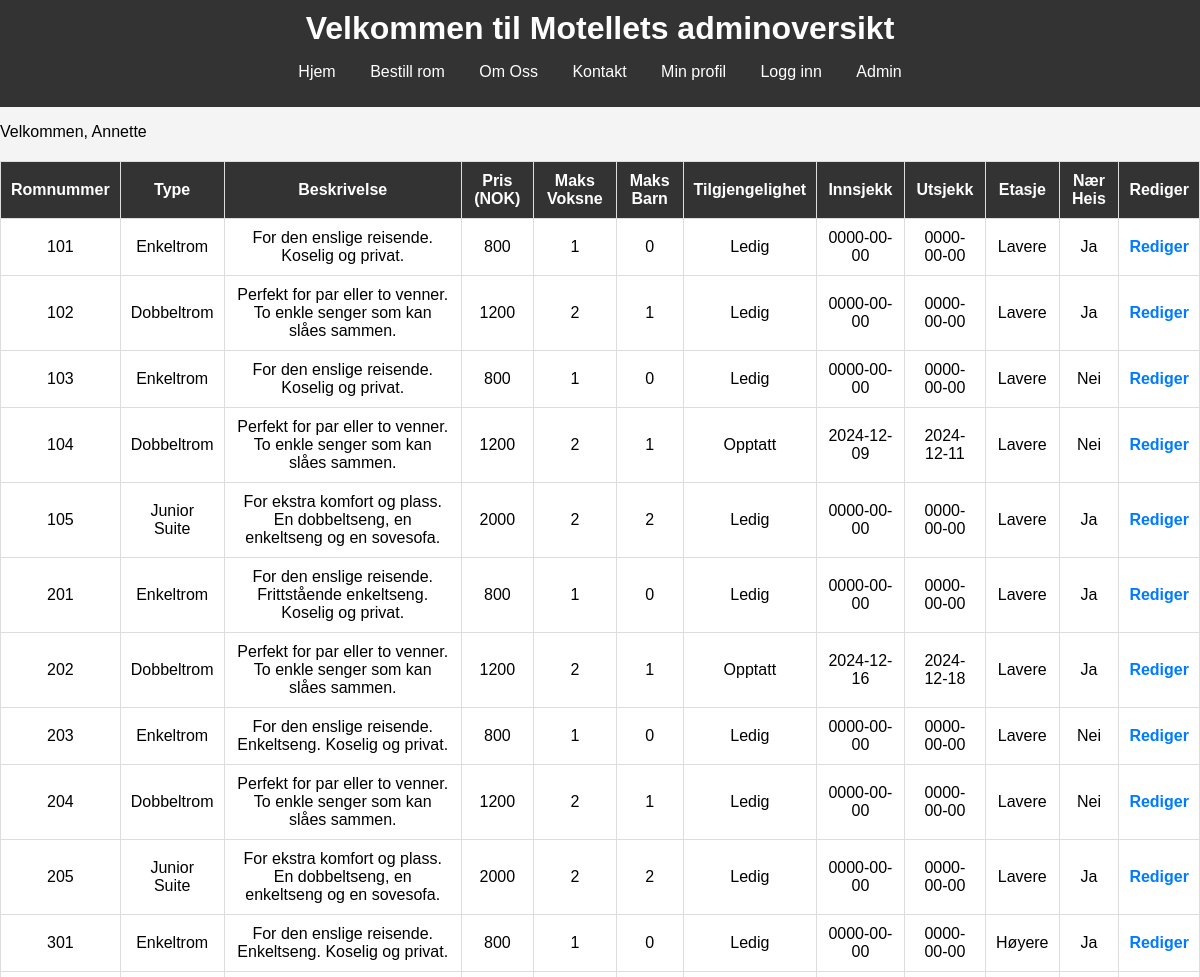
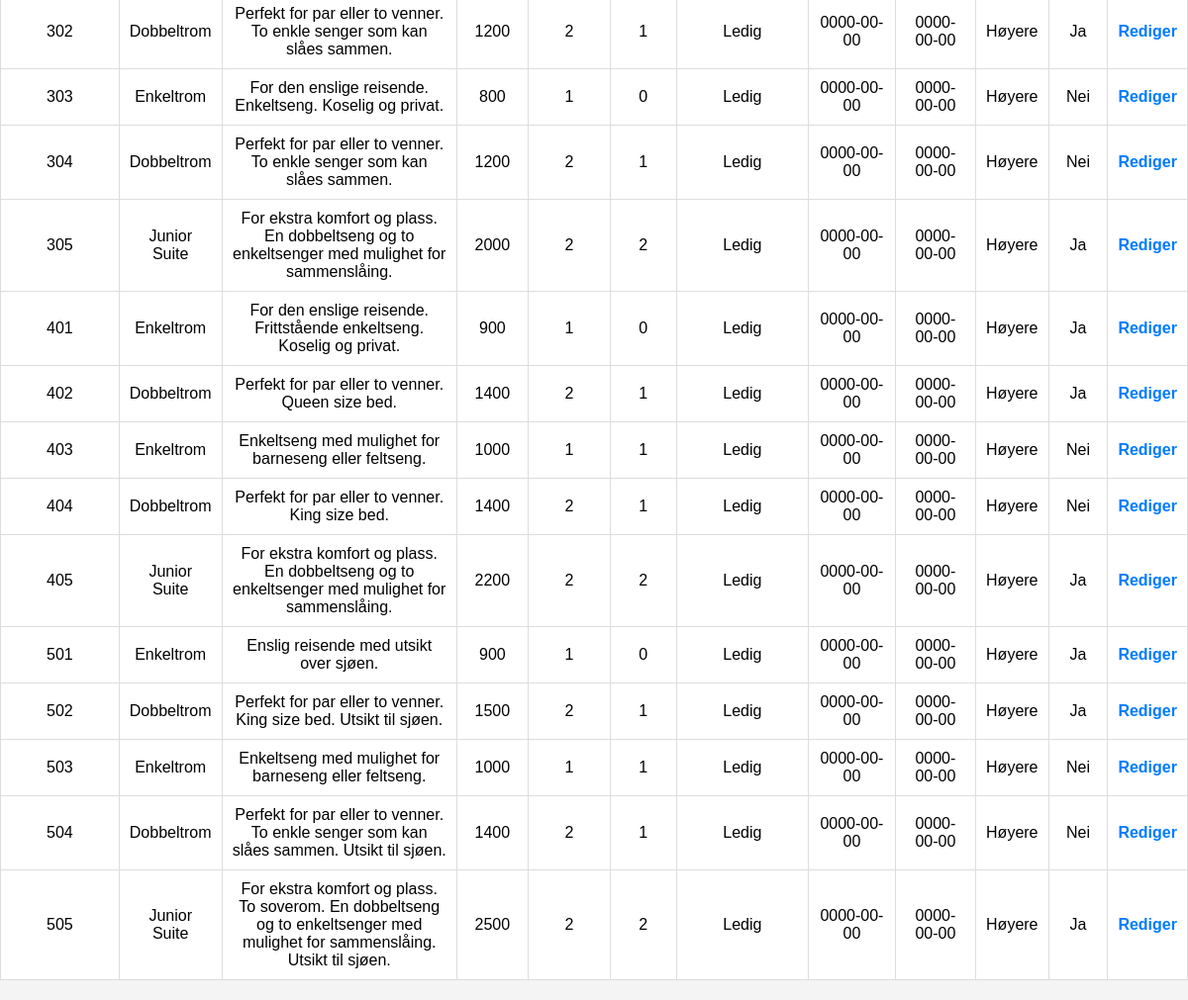
The app's page /admin.php (signed in) with its own data (2 pictures, top to bottom).
### tables this page shows
CREATE TABLE `rom` (
  `Romnummer` varchar(10) NOT NULL,
  `Type` varchar(20) NOT NULL,
  `Beskrivelse` varchar(500) DEFAULT NULL,
  `Pris` int(11) NOT NULL,
  `Maks_voksne` int(11) NOT NULL,
  `Maks_barn` int(11) NOT NULL,
  `Tilgjengelighet` varchar(20) NOT NULL,
  `innsjekk` date NOT NULL,
  `utsjekk` date NOT NULL,
  `Etasje` varchar(20) NOT NULL,
  `Nar_heis` varchar(10) NOT NULL
);

### admin.php (the view, shortened to what this page needs)
<!DOCTYPE html>
<html lang="no">
<head>
</head>
<body>
<header>
    <h1>Velkommen til Motellets adminoversikt</h1>
    <nav>
        <ul>
            <li><a href="index.php">Hjem</a></li>
            <li><a href="booking.php">Bestill rom</a></li>
            <li><a href="about.php">Om Oss</a></li>
            <li><a href="kontakt.php">Kontakt</a></li>
            <li><a href="gjesteprofil.php">Min profil</a></li>
            <li><a href="login.php">Logg inn</a></li>
            <li class="right-align"><a href="admin.php">Admin</a></li>
        </ul>
    </nav>
</header>
    <?php
    $servername = "localhost";
    $username = "root";
    $password = "";
    $dbname = "motell";
    $conn = new mysqli($servername, $username, $password, $dbname);
    if (isset($_SESSION['rolle']) && $_SESSION['rolle'] == 'admin') {
        echo "<p>Velkommen, " . $_SESSION['fornavn'] . "</p>";
    } else {
        die("Gjester har ikke tilgang til denne siden.");
    }
    $sql = "SELECT Romnummer, Type, Beskrivelse, Pris, Maks_voksne, Maks_barn, Tilgjengelighet, innsjekk, utsjekk, Etasje, Nar_heis FROM Rom";
    $result = $conn->query($sql);
    if ($result->num_rows > 0) {
        echo "<table>";
        echo "<tr><th>Romnummer</th><th>Type</th><th>Beskrivelse</th><th>Pris (NOK)</th><th>Maks Voksne</th><th>Maks Barn</th><th>Tilgjengelighet</th><th>Innsjekk</th><th>Utsjekk</th><th>Etasje</th><th>Nær Heis</th><th>Rediger</th></tr>";
        while ($row = $result->fetch_assoc()) {
            echo "<tr>";
            echo "<td>" . $row["Romnummer"] . "</td>";
            echo "<td>" . $row["Type"] . "</td>";
            echo "<td>" . $row["Beskrivelse"] . "</td>";
            echo "<td>" . $row["Pris"] . "</td>";
            echo "<td>" . $row["Maks_voksne"] . "</td>";
            echo "<td>" . $row["Maks_barn"] . "</td>";
            echo "<td>" . $row["Tilgjengelighet"] . "</td>";
            echo "<td>" . $row["innsjekk"] . "</td>";
            echo "<td>" . $row["utsjekk"] . "</td>";
            echo "<td>" . $row["Etasje"] . "</td>";
            echo "<td>" . $row["Nar_heis"] . "</td>";
            echo "<td><a class='edit-link' href='edit_room.php?room=" . $row["Romnummer"] . "'>Rediger</a></td>";
            echo "</tr>";
        }
        echo "</table>";
    } else {
        echo "Ingen rom funnet.";
    }
    ?>
</body>
</html>

### admin.php (style rules this page uses)
body { font-family: Arial, sans-serif; background-color: #f4f4f4; margin: 0; padding: 0; }
header { background-color: #333; color: #fff; padding: 10px 0; text-align: center; }
header h1 { margin: 0; }
nav ul { list-style: none; padding: 0; }
nav ul li { display: inline; margin: 0 15px; }
nav ul li a { color: #fff; text-decoration: none; }
table { width: 100%; border-collapse: collapse; margin: 20px 0; background-color: #fff; }
th, td { border: 1px solid #ddd; padding: 10px; text-align: center; }
th { background-color: #333; color: #fff; }
.edit-link { color: #007BFF; text-decoration: none; font-weight: bold; }

### records on screen
rom: Romnummer "101", Type "Enkeltrom", Beskrivelse "For den enslige reisende. Koselig og privat.", Pris "800", Maks_voksne "1", Maks_barn "0", Tilgjengelighet "Ledig", innsjekk "0000-00-00", utsjekk "0000-00-00", Etasje "Lavere", Nar_heis "Ja"
rom: Romnummer "102", Type "Dobbeltrom", Beskrivelse "Perfekt for par eller to venner. To enkle senger som kan slåes sammen.", Pris "1200", Maks_voksne "2", Maks_barn "1", Tilgjengelighet "Ledig", innsjekk "0000-00-00", utsjekk "0000-00-00", Etasje "Lavere", Nar_heis "Ja"
rom: Romnummer "103", Type "Enkeltrom", Beskrivelse "For den enslige reisende. Koselig og privat.", Pris "800", Maks_voksne "1", Maks_barn "0", Tilgjengelighet "Ledig", innsjekk "0000-00-00", utsjekk "0000-00-00", Etasje "Lavere", Nar_heis "Nei"
rom: Romnummer "104", Type "Dobbeltrom", Beskrivelse "Perfekt for par eller to venner. To enkle senger som kan slåes sammen.", Pris "1200", Maks_voksne "2", Maks_barn "1", Tilgjengelighet "Opptatt", innsjekk "2024-12-09", utsjekk "2024-12-11", Etasje "Lavere", Nar_heis "Nei"
rom: Romnummer "105", Type "Junior Suite", Beskrivelse "For ekstra komfort og plass. En dobbeltseng, en enkeltseng og en sovesofa.", Pris "2000", Maks_voksne "2", Maks_barn "2", Tilgjengelighet "Ledig", innsjekk "0000-00-00", utsjekk "0000-00-00", Etasje "Lavere", Nar_heis "Ja"
rom: Romnummer "201", Type "Enkeltrom", Beskrivelse "For den enslige reisende. Frittstående enkeltseng. Koselig og privat.", Pris "800", Maks_voksne "1", Maks_barn "0", Tilgjengelighet "Ledig", innsjekk "0000-00-00", utsjekk "0000-00-00", Etasje "Lavere", Nar_heis "Ja"
rom: Romnummer "202", Type "Dobbeltrom", Beskrivelse "Perfekt for par eller to venner. To enkle senger som kan slåes sammen.", Pris "1200", Maks_voksne "2", Maks_barn "1", Tilgjengelighet "Opptatt", innsjekk "2024-12-16", utsjekk "2024-12-18", Etasje "Lavere", Nar_heis "Ja"
rom: Romnummer "203", Type "Enkeltrom", Beskrivelse "For den enslige reisende. Enkeltseng. Koselig og privat.", Pris "800", Maks_voksne "1", Maks_barn "0", Tilgjengelighet "Ledig", innsjekk "0000-00-00", utsjekk "0000-00-00", Etasje "Lavere", Nar_heis "Nei"
rom: Romnummer "204", Type "Dobbeltrom", Beskrivelse "Perfekt for par eller to venner. To enkle senger som kan slåes sammen.", Pris "1200", Maks_voksne "2", Maks_barn "1", Tilgjengelighet "Ledig", innsjekk "0000-00-00", utsjekk "0000-00-00", Etasje "Lavere", Nar_heis "Nei"
rom: Romnummer "205", Type "Junior Suite", Beskrivelse "For ekstra komfort og plass. En dobbeltseng, en enkeltseng og en sovesofa.", Pris "2000", Maks_voksne "2", Maks_barn "2", Tilgjengelighet "Ledig", innsjekk "0000-00-00", utsjekk "0000-00-00", Etasje "Lavere", Nar_heis "Ja"
rom: Romnummer "301", Type "Enkeltrom", Beskrivelse "For den enslige reisende. Enkeltseng. Koselig og privat.", Pris "800", Maks_voksne "1", Maks_barn "0", Tilgjengelighet "Ledig", innsjekk "0000-00-00", utsjekk "0000-00-00", Etasje "Høyere", Nar_heis "Ja"
rom: Romnummer "302", Type "Dobbeltrom", Beskrivelse "Perfekt for par eller to venner. To enkle senger som kan slåes sammen.", Pris "1200", Maks_voksne "2", Maks_barn "1", Tilgjengelighet "Ledig", innsjekk "0000-00-00", utsjekk "0000-00-00", Etasje "Høyere", Nar_heis "Ja"
rom: Romnummer "303", Type "Enkeltrom", Beskrivelse "For den enslige reisende. Enkeltseng. Koselig og privat.", Pris "800", Maks_voksne "1", Maks_barn "0", Tilgjengelighet "Ledig", innsjekk "0000-00-00", utsjekk "0000-00-00", Etasje "Høyere", Nar_heis "Nei"
rom: Romnummer "304", Type "Dobbeltrom", Beskrivelse "Perfekt for par eller to venner. To enkle senger som kan slåes sammen.", Pris "1200", Maks_voksne "2", Maks_barn "1", Tilgjengelighet "Ledig", innsjekk "0000-00-00", utsjekk "0000-00-00", Etasje "Høyere", Nar_heis "Nei"
rom: Romnummer "305", Type "Junior Suite", Beskrivelse "For ekstra komfort og plass. En dobbeltseng og to enkeltsenger med mulighet for sammenslåing.", Pris "2000", Maks_voksne "2", Maks_barn "2", Tilgjengelighet "Ledig", innsjekk "0000-00-00", utsjekk "0000-00-00", Etasje "Høyere", Nar_heis "Ja"
rom: Romnummer "401", Type "Enkeltrom", Beskrivelse "For den enslige reisende. Frittstående enkeltseng. Koselig og privat.", Pris "900", Maks_voksne "1", Maks_barn "0", Tilgjengelighet "Ledig", innsjekk "0000-00-00", utsjekk "0000-00-00", Etasje "Høyere", Nar_heis "Ja"
rom: Romnummer "402", Type "Dobbeltrom", Beskrivelse "Perfekt for par eller to venner. Queen size bed.", Pris "1400", Maks_voksne "2", Maks_barn "1", Tilgjengelighet "Ledig", innsjekk "0000-00-00", utsjekk "0000-00-00", Etasje "Høyere", Nar_heis "Ja"
rom: Romnummer "403", Type "Enkeltrom", Beskrivelse "Enkeltseng med mulighet for barneseng eller feltseng.", Pris "1000", Maks_voksne "1", Maks_barn "1", Tilgjengelighet "Ledig", innsjekk "0000-00-00", utsjekk "0000-00-00", Etasje "Høyere", Nar_heis "Nei"
rom: Romnummer "404", Type "Dobbeltrom", Beskrivelse "Perfekt for par eller to venner. King size bed.", Pris "1400", Maks_voksne "2", Maks_barn "1", Tilgjengelighet "Ledig", innsjekk "0000-00-00", utsjekk "0000-00-00", Etasje "Høyere", Nar_heis "Nei"
rom: Romnummer "405", Type "Junior Suite", Beskrivelse "For ekstra komfort og plass. En dobbeltseng og to enkeltsenger med mulighet for sammenslåing.", Pris "2200", Maks_voksne "2", Maks_barn "2", Tilgjengelighet "Ledig", innsjekk "0000-00-00", utsjekk "0000-00-00", Etasje "Høyere", Nar_heis "Ja"
rom: Romnummer "501", Type "Enkeltrom", Beskrivelse "Enslig reisende med utsikt over sjøen.", Pris "900", Maks_voksne "1", Maks_barn "0", Tilgjengelighet "Ledig", innsjekk "0000-00-00", utsjekk "0000-00-00", Etasje "Høyere", Nar_heis "Ja"
rom: Romnummer "502", Type "Dobbeltrom", Beskrivelse "Perfekt for par eller to venner. King size bed. Utsikt til sjøen.", Pris "1500", Maks_voksne "2", Maks_barn "1", Tilgjengelighet "Ledig", innsjekk "0000-00-00", utsjekk "0000-00-00", Etasje "Høyere", Nar_heis "Ja"
rom: Romnummer "503", Type "Enkeltrom", Beskrivelse "Enkeltseng med mulighet for barneseng eller feltseng.", Pris "1000", Maks_voksne "1", Maks_barn "1", Tilgjengelighet "Ledig", innsjekk "0000-00-00", utsjekk "0000-00-00", Etasje "Høyere", Nar_heis "Nei"
rom: Romnummer "504", Type "Dobbeltrom", Beskrivelse "Perfekt for par eller to venner. To enkle senger som kan slåes sammen. Utsikt til sjøen.", Pris "1400", Maks_voksne "2", Maks_barn "1", Tilgjengelighet "Ledig", innsjekk "0000-00-00", utsjekk "0000-00-00", Etasje "Høyere", Nar_heis "Nei"
rom: Romnummer "505", Type "Junior Suite", Beskrivelse "For ekstra komfort og plass. To soverom. En dobbeltseng og to enkeltsenger med mulighet for sammenslåing. Utsikt til sjøen.", Pris "2500", Maks_voksne "2", Maks_barn "2", Tilgjengelighet "Ledig", innsjekk "0000-00-00", utsjekk "0000-00-00", Etasje "Høyere", Nar_heis "Ja"

### other values on screen
$_SESSION['fornavn'] "Annette"
